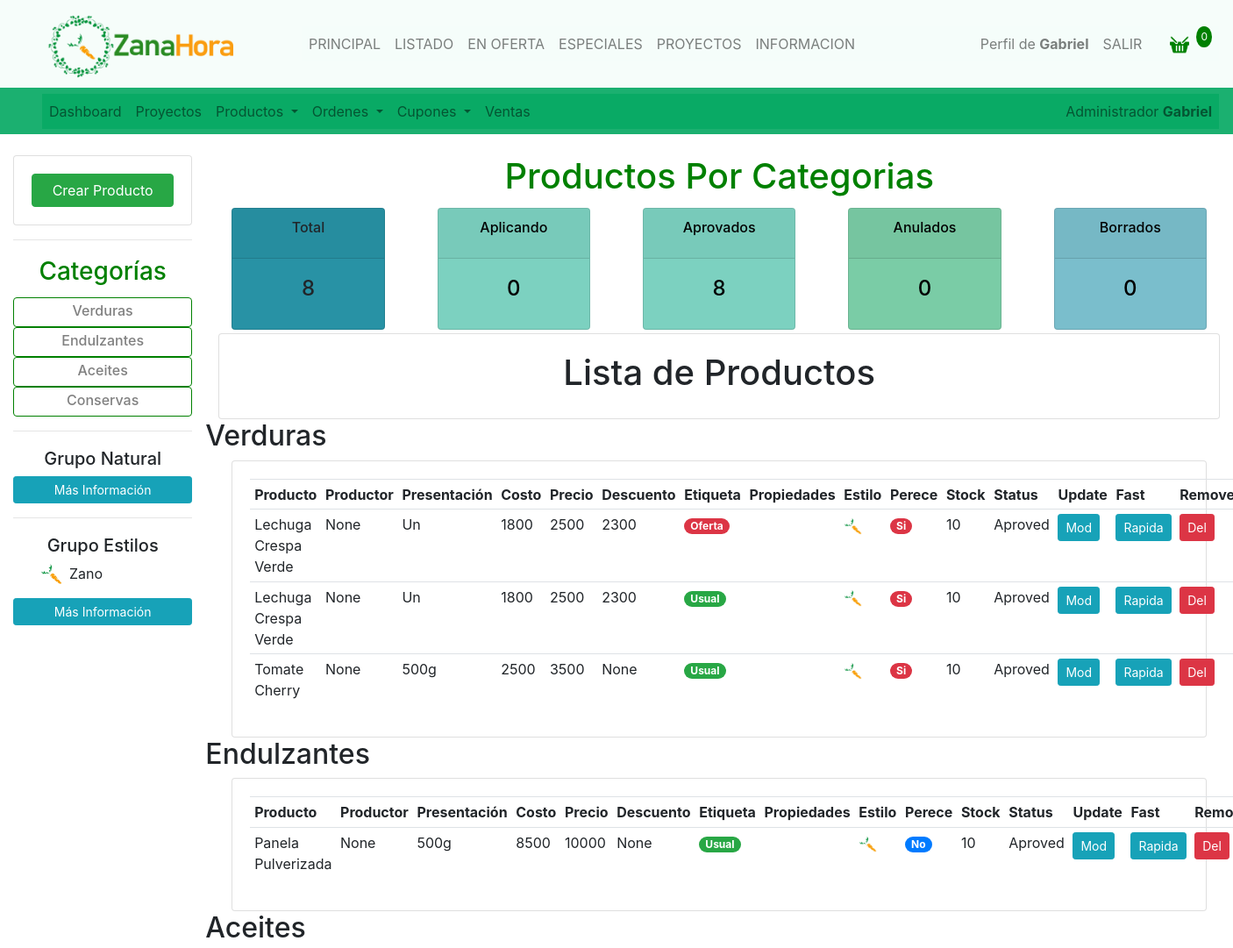
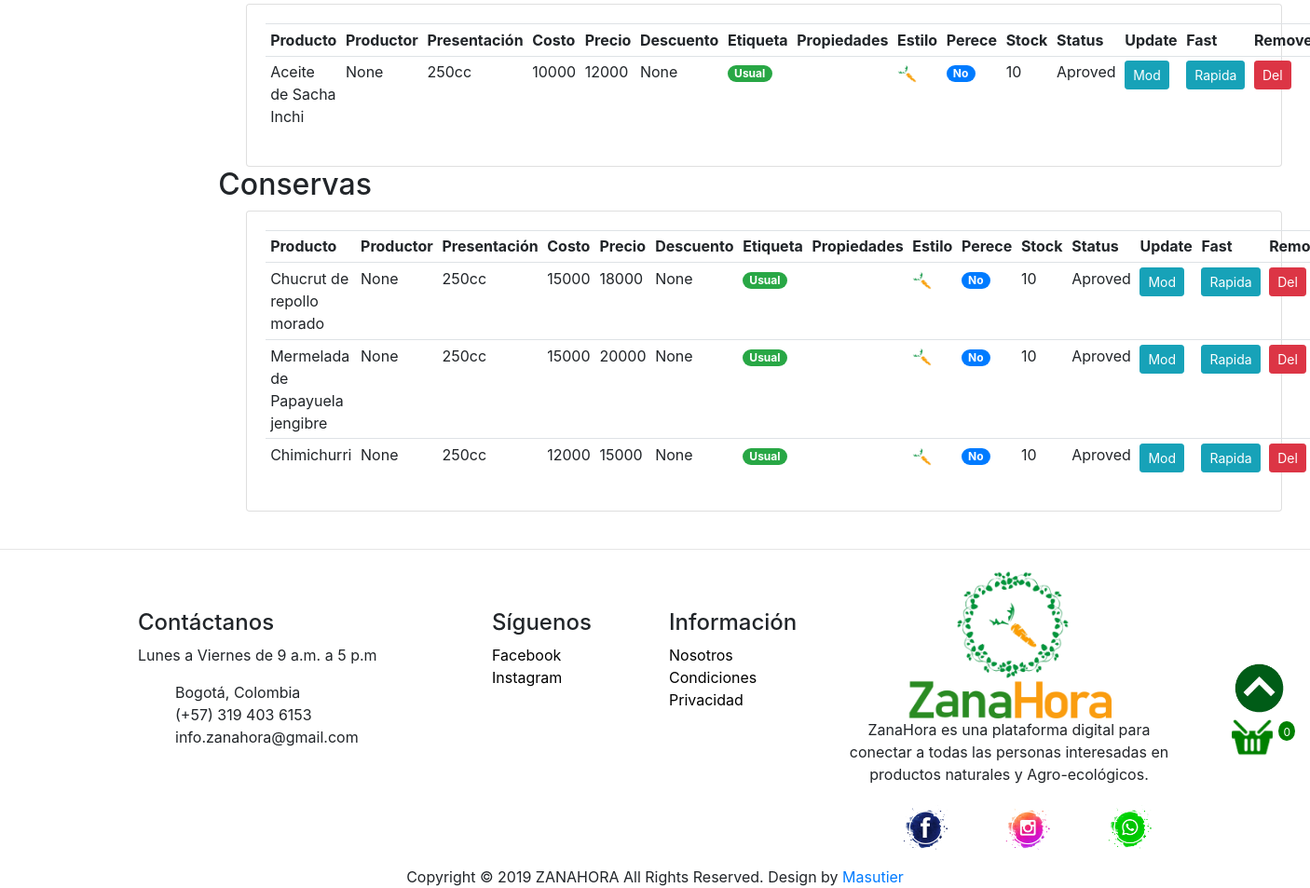
The page /products_categ/ (signed in) on the database its author committed (2 pictures, top to bottom).
### products/models.py (models this page shows, shortened)
class Product(models.Model):
    LABEL = (
        ('Usual', 'Usual'),
        ('Nuevo', 'Nuevo'),
        ('Oferta', 'Oferta'),
        ('Especial', 'Especial')
    )
    CONTENIDO = (
        ('Gluten', 'gluten'),
        ('Lacteo', 'Lacteo'),
        ('Syrup', 'Syrup'),
        ('Soya', 'Soya'),
        ('Maní', 'Maní'),
    )
    STATUS = (
        ('Apply', 'Apply'),
        ('Aproved', 'Aproved'),
        ('Void', 'Void'),
        ('Delete', 'Delete')
    )
    CATEGORY = (
        ('Verduras', 'Verduras'),
        ('Legumbres', 'Legumbres'),
        ('Tuberculos', 'Tuberculos'),
        ('Frutas', 'Frutas'),
        ('Frutos_Secos', 'Frutos_Secos'),
        ('Aceites', 'Aceites'),
        ('Endulzantes', 'Endulzantes'),
        ('Especias', 'Especias'),
        ('Conservas', 'Conservas'),
        ('Bebidas', 'Bebidas'),
        ('Pasabocas', 'Pasabocas'),
        ('Proteina_Vegetal', 'Proteina_Vegetal'),
        ('Cosmetica', 'Cosmetica'),
        ('Otro', 'Otro')
    )
    status = models.CharField(max_length=10, blank=True, null=True, default='Apply', choices=STATUS)
    categoria = models.CharField(max_length=30, blank=True, null=True, choices=CATEGORY)
    natural = models.ManyToManyField(Natural, blank=True)
    estilo = models.ManyToManyField(Estilo, blank=True)
    name = models.CharField(max_length=60, blank=True, null=True)
    contenido = models.CharField(max_length=15, blank=True, null=True, choices=CONTENIDO)
    foto1 = models.ImageField(default='media/img/products/defaultProduct.png', upload_to='media/img/products')
    foto2 = models.ImageField(upload_to='media/img/products', blank=True, null=True)
    foto3 = models.ImageField(upload_to='media/img/products', blank=True, null=True)
    foto4 = models.ImageField(upload_to='media/img/products', blank=True, null=True)
    description = models.TextField(blank=True, null=True)
    presenta = models.CharField(max_length=10, blank=True, null=True)
    cantidad = models.DecimalField(max_digits=5, decimal_places=0, blank=True, null=True)
    label = models.CharField(max_length=10, blank = True, null=True, choices=LABEL)
    price = models.DecimalField(max_digits=15, decimal_places=0, blank=True, null=True)
    discount_price = models.DecimalField(max_digits=15, decimal_places=0, blank=True, null=True)
    costo = models.DecimalField(max_digits=15, decimal_places=0, blank=True, null=True)
    project = models.ForeignKey(Project, on_delete=models.CASCADE, blank=True, null=True)
    perecedero = models.BooleanField(default=True, blank=True, null=True)
    digital = models.BooleanField(default=False, blank=True, null=True)
    date_created = models.DateTimeField(auto_now_add=True, blank=True, null=True)
    date_modify = models.DateTimeField(auto_now_add=False, auto_now = True, blank=True, null=True)

### users/models.py (models this page shows, shortened)
class Estilo(models.Model):
    name = models.CharField(max_length=15, blank=True, null=True)
    icon = models.ImageField(default='media/img/icons/logosolo.png', upload_to='media/img/icons/estilo')
    descrip = models.TextField(blank=True, null=True)

### users/decorators.py (the view)
    def wrapper_function(request, *args, **kwargs):
        group = None
        if request.user.groups.exists():
            group = request.user.groups.all()[0].name
        if group == 'customer':
            return redirect('user_page')
        if group == 'admin':
            return view_func(request, *args, **kwargs)

### orders/models.py (called while the page is built)
    @property
    def get_cart_items(self):
        orderitems = self.orderitem_set.all()
        total = sum([item.quantity for item in orderitems])
        return total

### products/utils.py (called while the page is built)
def category(request):
    products = Product.objects.all()
    categorias = []
    for product in products:
        if product.categoria not in categorias:
            categorias.append(product.categoria)
    return {'categorias': categorias}

### projects/utils.py (called while the page is built)
def project(request):
    projects = Project.objects.all()
    projectos = []
    for project in projects:
        if project not in projectos:
            projectos.append(project)
    return {'projectos': projectos}

### users/utils.py (called while the page is built)
def cartData(request):
    if request.user.is_authenticated:
        customer = request.user.customer
        order, created = Order.objects.get_or_create(customer=customer, complete=False)
        items = order.orderitem_set.all()
        cartItems = order.get_cart_items
    return {'cartItems': cartItems, 'order': order, 'items': items}

### mainAdmin/templates/mainAdmin/products/products_categ.html
{% extends 'zanamain/main.html' %}
{% load static %}
{% block content %}
<br>
<div class="col-md-12 mx-auto">
    <div class="row">
        <div class="col-md-2 ">
            <div class="card card-body">
                <a class="btn btn-success" href="{% url 'create_product'%}">Crear Producto</a>
            </div>
            <hr class="hr">
            <h3 class="card-title titelall c">Categorías</h3>
            {% for obj in categorias %}
                <ul  class="list-group mx-auto">
                    <li class="list-group categall c">
                        <a class="txtcat" href="#{{obj}}"><h6>{{obj}}</h6></a>
                    </li>
                </ul>
            {% endfor %}
            <hr class="hr">
            {% include 'products/info/info_natural.html' %}
            <a class="btn btn-info btn-sm btn-block" href="{% url 'info_icons' %}">Más Información</a>
            <hr class="hr">
            {% include 'users/info/info_estilo.html' %}
            <a class="btn btn-info btn-sm btn-block" href="{% url 'info_icons' %}">Más Información</a>
        </div>
        <br>
        <div class="col-md-10 mx-auto">
            <h1 class="card-title titelall c">Productos Por Categorias</h1>
            {% include 'mainAdmin/dashboard/product_resum.html' %}
            <div class="card card-body">
                <h1 class="col-md-8 mx-auto c">Lista de Productos</h1>
            </div>
            {% for item in categorias %}
            <div class="row">
                <div class="mr-auto" id='{{item}}'><h2>{{item}}</h2></div>
            </div>
            <div class="col-md-12 mx-auto">
                <div class="card card-body">
                    <table class="table table-sm">
                        {% include 'mainAdmin/dashboard/dashboardcomp3.html' %}
                        {% for product in products %}
                            {% if product.categoria == item %}
                                {% include 'mainAdmin/dashboard/dashboardcomp4.html' %}
                            {% endif %}
                        {% endfor %}
                    </table>
                </div>
            </div>
            {% endfor %}
            <br>
        </div>
    </div>
</div>
{% endblock content %}

### zanamain/templates/zanamain/partials/navbar.html (shortened to what this page needs)
{% load static %}
<nav class="navbar navbar-expand-lg navbody navbar-light navbar-custom">
    <a class="navbar-brand " href="/"><img src="{% static '/img/logos/zhorizontal500.png' %}" class="imgnav" alt="Zanahora" /></a>
    <div class="collapse navbar-collapse navpad zztop" id="navbarNav1">
        <ul class="navbar-nav mr-auto">
            <li class="nav-item"><a class="nav-link" href="{% url 'home' %}">PRINCIPAL</a></li>
            <li class="nav-item"><a class="nav-link" href="{% url 'prod_all' %}">LISTADO</a></li>
            <li class="nav-item"><a class="nav-link" href="{% url 'prod_offert' %}">EN OFERTA</a></li>
            <li class="nav-item"><a class="nav-link" href="{% url 'prod_special' %}">ESPECIALES</a></li>
            <li class="nav-item"><a class="nav-link" href="{% url 'projects_all' %}">PROYECTOS</a></li>
            <li class="nav-item"><a class="nav-link" href="{% url 'info_icons' %}">INFORMACION</a></li>
        </ul>
        <ul class="navbar-nav mt-2 mt-lg-0">
            {% if user.is_authenticated %}
                <li class="nav-item navtext"><a class="nav-link" href="{% url 'user_page' %}">Perfil de <strong>{{user.first_name}}</strong></a></li>
                <li class="nav-item navtext"><a class="nav-link" href="{% url 'logout' %}">SALIR</a></li>
                <li class="nav-item navtext">
                    <div class="row  ml-3 mr-2">
                        <a class="nav-link" href="{% url 'cart' %}">
                            <img src="{% static '/img/icons/costal.png' %}" class="costalico" />
                        </a>
                        <p id="cart-total">{{cartItems}}</p>
                    </div>
                </li>
            {% else %}
                <li class="nav-item navtext"><a class="nav-link" href="{% url 'register' %}">REGISTRATE</a></li>
                <li class="nav-item navtext"><a class="nav-link" href="{% url 'login' %}">INICIAR SESION</a></li>
            {% endif %}
        </ul>
    </div>
</nav>

### mainAdmin/templates/mainAdmin/partials/navbar_admin.html (shortened to what this page needs)
{% load static %}
<nav class="navbaradm navbar-expand-lg navbodyadm navbar-light navbar-custom-adm">
    <div class="collapse navbar-collapse navpadadm zztopadm" id="navbarNav2">
        <ul class="navbar-nav mr-auto">
            <li class="nav-item"><a class="nav-link" href="{% url 'adminHome' %}">Dashboard</a></li>
            <li class="nav-item"><a class="nav-link" href="{% url 'projects' %}">Proyectos</a></li>
            <li class="nav-item dropdown">
                <a class="nav-link dropdown-toggle" href="#" id="navbarDropdown" role="button" data-toggle="dropdown" aria-haspopup="true" aria-expanded="false">
                    Productos
                </a>
            </li>
            <li class="nav-item dropdown">
                <a class="nav-link dropdown-toggle" href="#" id="navbarDropdown" role="button" data-toggle="dropdown" aria-haspopup="true" aria-expanded="false">
                    Ordenes
                </a>
            </li>
            <li class="nav-item dropdown">
                <a class="nav-link dropdown-toggle" href="#" id="navbarDropdown" role="button" data-toggle="dropdown" aria-haspopup="true" aria-expanded="false">
                    Cupones
                </a>
            </li>
            <li class="nav-item"><a class="nav-link" href="{% url 'ventas_all' %}">Ventas</a></li>
        </ul>
        <ul class="navbar-nav mt-2 mt-lg-0">
            <li class="nav-item navtext"><a class="nav-link" href="{% url 'user_page' %}">Administrador <strong>{{user.first_name}}</strong></a></li>
        </ul>
    </div>
</nav>

### users/templates/users/info/info_estilo.html
{% load static %}
<div class="container-fluid">
    <div class="col-md-12 mx-auto">
    <h5 class="c">Grupo Estilos</h5>
        <ul  class="list-group ">
            {% for item in estilo %}
            <li class="list-group pl-3">
                <div class="row">
                    <img class="expimg" src="{{ item.icon.url }}" alt="">
                    <p class="pl-2">{{ item.name }}</p>
                </div>
            </li>
            {% endfor %}
        </ul>
    </div>
</div>

### mainAdmin/templates/mainAdmin/dashboard/dashboardcomp4.html (shortened to what this page needs)
<tr>
    {% if product.cantidad != 0 %}
        <td>{{product.name}}</td>
    {% else %}
        <td class="agot">{{product.name}}</td>
    {% endif %}
    <td>{{product.project}}</td>
    <td>{{product.presenta}}</td>
    <td>{{product.costo}}</td>
    <td>{{product.price}}</td>
    <td>{{product.discount_price}}</td>
    <td>
        {% if product.label == "Oferta" %}
            <span class="badge badge-pill badge-danger mr-auto mr-2 mt-1">{{ product.label }}</span>
        {% elif product.label == "Especial" %}
            <span class="badge badge-pill badge-warning mr-auto mr-2 mt-1">{{ product.label }}</span>
        {% elif product.label == "Nuevo" %}
            <span class="badge badge-pill badge-primary mr-auto mr-2 mt-1">{{ product.label }}</span>
        {% else %}
            <span class="badge badge-pill badge-success mr-auto mr-2 mt-1">{{ product.label }}</span>
        {% endif %}
    </td>
    <td>
    </td>
    <td>
        {% for estilo in product.estilo.all %}
        <img class="mr-2 cardnatuicon" src="{{ estilo.icon.url }}"/>
        {% endfor %}
    </td>
    <td>
        {% if product.perecedero %}
            <span class="badge badge-pill badge-danger mr-auto mt-1 mb-2">Si</span>
        {% else %}
            <span class="badge badge-pill badge-primary mr-auto mt-1 mb-2">No</span>
        {% endif %}
    </td>
    <td>{{product.cantidad}}</td>
    <td>{{product.status}}</td>
    <td><a href="{% url 'update_product' product.id %}" class="btn btn-info btn-sm">Mod</a></td>
    <td><a href="{% url 'fast_update_prod' product.id %}" class="btn btn-info btn-sm">Rapida</a></td>
    <td><a href="{% url 'delete_product' product.id %}" class="btn btn-danger btn-sm">Del</a></td>
</tr>

### static/css/all.css (style rules this page uses)
.c { text-align: center !important; }
.hr { color: green; height: 3px !important; }
body { background-color: #fff; }
.titelall { color: green; }

### static/css/menus.css (style rules this page uses)
.navbody { height: 75pt; }
.navbar-custom { background-color: rgba(246, 253, 250, 0.9); }
.imgnav { width: 250px; height: auto; vertical-align: middle; border-style: none; -webkit-margin-bottom-collapse: initial; margin-right: 30PX; padding-top: 5px; padding-left: 30px; z-index: 1000; }
.navpad { margin-left: 2rem; }
.zztop { background-color: rgba(246, 253, 250, 0.92); z-index: 1000; }
.costalico { width: 22px; height: auto; }
#cart-total { display: block; text-align: center; color: #fff; background-color: green; width: auto; height: auto; border-radius: 50%; font-size: 12px; padding-top: 3px; padding-right: 5px; padding-left: 5px; }
.navbaradm { position: relative; display: -ms-flexbox; display: flex; -ms-flex-wrap: wrap; flex-wrap: wrap; -ms-flex-align: center; align-items: center; -ms-flex-pack: justify; justify-content: space-between; padding: 0.3rem 1rem; }
.navbodyadm { height: 40pt; }
.navbar-custom-adm { background-color: rgba(8, 170, 100, 0.92); }
.navpadadm { margin-left: 2rem; }
.zztopadm { background-color: rgba(8, 170, 100, 0.92); z-index: 900; }

### static/css/product.css (style rules this page uses)
.expimg { width: 25px; height: 25px; }
.txtcat { color: grey; text-decoration: none; }
.cardnatuicon { width: 1.3rem; }
.categall { text-align: center; border: 1px solid green; border-radius: 0.25rem !important; padding-top: 0.3rem; }

### rows shown on the page
Product: categorias "Verduras", categorias "Verduras", name "Lechuga Crespa Verde", project "None", presenta "Un", costo "1800", price "2500", discount_price "2300", label "Oferta", perecedero "Si", cantidad "10", status "Aproved"
Product: categorias "Endulzantes", categorias "Endulzantes", name "Panela Pulverizada", project "None", presenta "500g", costo "8500", price "10000", discount_price "None", label "Usual", perecedero "No", cantidad "10", status "Aproved"
Product: categorias "Aceites", categorias "Aceites", name "Aceite de Sacha Inchi", project "None", presenta "250cc", costo "10000", price "12000", discount_price "None", label "Usual", perecedero "No", cantidad "10", status "Aproved"
Product: categorias "Conservas", categorias "Conservas", name "Chucrut de repollo morado", project "None", presenta "250cc", costo "15000", price "18000", discount_price "None", label "Usual", perecedero "No", cantidad "10", status "Aproved"
Estilo: icon (picture), name "Zano"
Product: name "Lechuga Crespa Verde", project "None", presenta "Un", costo "1800", price "2500", discount_price "2300", label "Usual", perecedero "Si", cantidad "10", status "Aproved"
Product: name "Tomate Cherry", project "None", presenta "500g", costo "2500", price "3500", discount_price "None", label "Usual", perecedero "Si", cantidad "10", status "Aproved"
Product: name "Mermelada de Papayuela jengibre", project "None", presenta "250cc", costo "15000", price "20000", discount_price "None", label "Usual", perecedero "No", cantidad "10", status "Aproved"
Product: name "Chimichurri", project "None", presenta "250cc", costo "12000", price "15000", discount_price "None", label "Usual", perecedero "No", cantidad "10", status "Aproved"

### other values the page prints
{{ user.first_name }} "Gabriel"
{{ cartItems }} "0"
{{ total_products }} "8"
{{ apply }} "0"
{{ aproved }} "8"
{{ void }} "0"
{{ delete }} "0"
